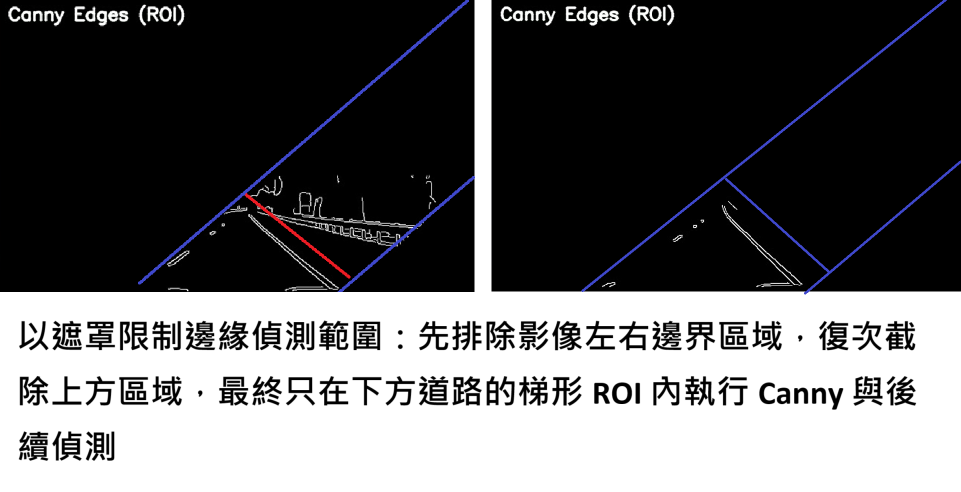
#> input picture improve_method.png, 1921 x 984 px, given in place of LaneVideo.mp4, which was not available (shown at 1/2 size)
$ python lane_detection_video.py
#> lines starting #> are read from the running program, lines starting #| are printed output that depends on the picture; after the words box and inside, x2 and y2 are one past the last pixel; in counts of white or black regions, pixels touching at a corner belong together; pictures that were not available may be replaced by others from this repository, and a replacement may not be noted
# -*- coding: utf-8 -*-
"""
Lane detection (LEFT-ANCHORED, robust):
- 轉灰階 → GaussianBlur → (可選 close) → Dynamic Canny
- ROI：偏向『左側錨點』的動態梯形（若無則回退靜態）
- HoughLinesP → 依角度分左右 → 以所有端點做最小平方法擬合 (y = s*x + b)
- 一致性檢核 + 保守回退（左側優先）：
  - 左側為『錨點』：若左側候選不合理，絕不以右側替換；維持上一幀左線
  - 右側若偏離（出口誘導等），則以『左側 + 既有寬度』重建右線
- 影格間 EMA 平滑 (EMA_ALPHA)
- 疊圖：半透明綠區 + 中心偏移 + 偵測狀態
- 參數比例化（隨影像高 HH 調整 Hough）

此版本專門解你的案例：『出口在右側、右實線延伸到出口』，
以**左側虛線為錨**，保持綠色區域穩定貼在左虛線上，不被右出口拉走。

另外新增：
- 左下角（offset 上方）顯示當下 FPS（綠字）
- 左下角右側顯示學號姓名（綠字）
"""

import cv2
import numpy as np
import math
import time  # ← 新增：用來量測當下處理 FPS

# ===== 影像尺寸與路徑 =====
WW, HH = 640, 400        # 縮放後寬高
RH, R  = 0.60, 3         # ROI 高度比例、底部邊界內縮像素
VIDEO_PATH = 'LaneVideo.mp4'  # ← 改成你的影片路徑

# ===== Hough 參數（比例化） =====
HOUGH_THRESHOLD = 40                      # 票數門檻
HOUGH_MIN_LINE_LENGTH_RATIO = 0.08        # 以 HH 為基礎
HOUGH_MAX_LINE_GAP_RATIO   = 0.15

# ===== 顯示選項 =====
EDGES_USE_ROI = True      # 右側只顯示 ROI 內的 Canny（建議開啟）
SHOW_OVERLAY  = True      # 左側疊合綠區/中心線
DEBUG_TEXT    = True

# ===== 角度與平滑 =====
ANGLE_LEFT  = (-85, -25)  # 左車道線角度範圍（度）
ANGLE_RIGHT = (25, 85)    # 右車道線角度範圍（度）
EMA_ALPHA   = 0.7         # 越大越穩但反應慢 (0~1)

# FPS 平滑（顯示更穩定）
FPS_EMA_ALPHA = 0.9       # 0.9 越穩，0.6 反應更快

# ===== 連續性守門（左錨優先） =====
DYNAMIC_ROI            = True
ROI_MARGIN_EXPAND      = 18
LEFT_ANGLE_TOL_DEG     = 8.0
RIGHT_ANGLE_TOL_DEG    = 14.0
LEFT_X_BOTTOM_TOL_RATIO  = 0.06
RIGHT_X_BOTTOM_TOL_RATIO = 0.12
WIDTH_TOL_RATIO        = 0.30
PARALLEL_TOL_DEG       = 18.0

# 寬度限制與名目寬度
MIN_WIDTH_PX = 120
MAX_WIDTH_PX = 320
NOMINAL_WIDTH_PX = 180

# ===== 狀態快取 =====
_prev_left    = None   # (s, b)
_prev_right   = None   # (s, b)
_prev_center_b = None
_prev_width_b  = None
_roi_cache    = None

# ===== 小工具：帶黑框的綠色字 =====
def draw_green_text(img, text, org, scale=0.7, thick=2):
    cv2.putText(img, text, org, cv2.FONT_HERSHEY_SIMPLEX, scale, (0, 0, 0), thick + 2, cv2.LINE_AA)   # 外框
    cv2.putText(img, text, org, cv2.FONT_HERSHEY_SIMPLEX, scale, (0, 255, 0), thick, cv2.LINE_AA)     # 綠字


# ---------- 工具 ----------
# 通用：先畫黑邊再畫彩色字
# [5 lines left out: function draw_text_with_stroke, not called in this run]

# 淺藍色（BGR）：約等於 #66CCFF
LIGHT_BLUE = (255, 204, 102)

def dynamic_canny(img_gray_blurred: np.ndarray) -> np.ndarray:
    v = float(np.median(img_gray_blurred))
    lo = int(max(0, 0.66 * v))
    hi = int(min(255, 1.33 * v))
    return cv2.Canny(img_gray_blurred, lo, hi)

def build_roi_mask_static(width: int, height: int, rh: float, margin: int) -> np.ndarray:
    global _roi_cache
    if _roi_cache is not None:
        return _roi_cache
    xx1, yy1 = int(width * 0.40), int(height * rh)
    xx2, yy2 = int(width * 0.60), int(height * rh)
    p1 = (margin, height - margin)
    p2 = (width - margin, height - margin)
    p3 = (xx2, yy2)
    p4 = (xx1, yy2)
    mask = np.zeros((height, width), dtype=np.uint8)
    cv2.fillPoly(mask, [np.array([p1, p2, p3, p4], np.int32)], 255)
    _roi_cache = mask
    return mask

# [27 lines left out: functions build_roi_mask_dynamic_by_left, halfplane_below_line_mask, not called in this run]

def translate_line(s: float, b: float, dx_px: float = 0.0, dy_px: float = 0.0):
    return s, b + dy_px - s * dx_px

def split_and_fit_lines(lines: np.ndarray, width: int, height: int):
    left_pts, right_pts = [], []
    if lines is None:
        return 0, (0.0, 0.0), (0.0, 0.0)
    for x1, y1, x2, y2 in lines[:, 0]:
        if x2 == x1:
            continue
        dx, dy = (x2 - x1), (y2 - y1)
        ang = math.degrees(math.atan2(dy, dx))
        length = math.hypot(dx, dy)
        if min(x1, x2) < 20 or max(x1, x2) > width - 20 or length < 10:
            continue
        if ANGLE_LEFT[0] <= ang <= ANGLE_LEFT[1]:
            left_pts.extend([(x1, y1), (x2, y2)])
        elif ANGLE_RIGHT[0] <= ang <= ANGLE_RIGHT[1]:
            right_pts.extend([(x1, y1), (x2, y2)])

    def fit(points):
        if len(points) < 4:
            return None
        xs = np.array([p[0] for p in points], dtype=np.float32)
        ys = np.array([p[1] for p in points], dtype=np.float32)
        A = np.vstack([xs, np.ones_like(xs)]).T
        s, b = np.linalg.lstsq(A, ys, rcond=None)[0]
        return float(s), float(b)

    L = fit(left_pts)
    R = fit(right_pts)
    done = (1 if L is not None else 0) | (2 if R is not None else 0)
    return done, (L if L else (0.0, 0.0)), (R if R else (0.0, 0.0))

# [6 lines left out: function ema, not called in this run]

def slope_to_angle_deg(s: float) -> float:
    return math.degrees(math.atan(s))

# [4 lines left out: function x_at_y, not called in this run]

def continuity_gate(prev: tuple | None, cand: tuple | None,
                    prev_xb: float | None, cand_xb: float | None,
                    tol_deg: float, tol_x_px: float) -> bool:
    if cand is None:
        return False
    if prev is None:
        return True
    if cand_xb is None or prev_xb is None or math.isnan(cand_xb) or math.isnan(prev_xb):
        return True
    s_prev, _ = prev
    s_cand, _ = cand
    ang_prev = slope_to_angle_deg(s_prev)
    ang_cand = slope_to_angle_deg(s_cand)
    if abs(ang_cand - ang_prev) > tol_deg:
        return False
    if abs(cand_xb - prev_xb) > tol_x_px:
        return False
    return True

# [10 lines left out: function synthesize_right_from_left, not called in this run]

# ---------- 單幀處理 ----------
def process_frame(frame: np.ndarray, fps_display: float | None = None) -> np.ndarray:
    """fps_display 會以綠字顯示在左半邊左下角（offset 上方）"""
    global _prev_left, _prev_right, _prev_center_b, _prev_width_b

    # 縮放
    img1 = cv2.resize(frame, (WW, HH))

    # 前處理
    gray = cv2.cvtColor(img1, cv2.COLOR_BGR2GRAY)
    kernel = cv2.getStructuringElement(cv2.MORPH_RECT, (5, 5))
    blur  = cv2.GaussianBlur(gray, (5, 5), 0)
    blur  = cv2.morphologyEx(blur, cv2.MORPH_CLOSE, kernel, iterations=1)
    edge  = dynamic_canny(blur)

    # Hough 參數（比例化）
    min_len = int(HH * HOUGH_MIN_LINE_LENGTH_RATIO)
    max_gap = int(HH * HOUGH_MAX_LINE_GAP_RATIO)

    # ROI
    y_top = int(HH * RH)
    if DYNAMIC_ROI and _prev_left is not None and (_prev_width_b is not None or NOMINAL_WIDTH_PX):
        width_b_for_roi = _prev_width_b if _prev_width_b is not None else NOMINAL_WIDTH_PX
        base_mask = build_roi_mask_dynamic_by_left(WW, HH, y_top, _prev_left[0], _prev_left[1], width_b_for_roi, ROI_MARGIN_EXPAND)
    else:
        base_mask = build_roi_mask_static(WW, HH, RH, R)

    edge_roi = cv2.bitwise_and(edge, base_mask)

    # Hough 檢出
    lines = cv2.HoughLinesP(edge_roi, 1, np.pi/180, HOUGH_THRESHOLD, None, min_len, max_gap)
    done, (sL, bL), (sR, bR) = split_and_fit_lines(lines, WW, HH)

    # ---- 左錨一致性檢核 ----
    y_bottom = HH - R
    X_TOL_L = WW * LEFT_X_BOTTOM_TOL_RATIO
    X_TOL_R = WW * RIGHT_X_BOTTOM_TOL_RATIO

    xl_b_cand = x_at_y(sL, bL, y_bottom) if (done & 1) else float('nan')
    xr_b_cand = x_at_y(sR, bR, y_bottom) if (done & 2) else float('nan')
    xl_b_prev = x_at_y(_prev_left[0],  _prev_left[1],  y_bottom) if _prev_left  is not None else float('nan')
    xr_b_prev = x_at_y(_prev_right[0], _prev_right[1], y_bottom) if _prev_right is not None else float('nan')

    cand_left  = (sL, bL) if (done & 1) else None
    cand_right = (sR, bR) if (done & 2) else None

    okL = continuity_gate(_prev_left,  cand_left,  xl_b_prev, xl_b_cand, LEFT_ANGLE_TOL_DEG,  X_TOL_L)
    if okL and cand_left:
        _prev_left = ema(_prev_left, cand_left)

    # ---- 右側：以左為錨 ----
    okR = continuity_gate(_prev_right, cand_right, xr_b_prev, xr_b_cand, RIGHT_ANGLE_TOL_DEG, X_TOL_R) if cand_right else False

    s1, b1 = (_prev_left if _prev_left is not None else (0.0, 0.0))
    if _prev_left is not None:
        xl_b = x_at_y(s1, b1, y_bottom)
        expect_w = _prev_width_b if _prev_width_b is not None else NOMINAL_WIDTH_PX
        use_cand_right = False
        if okR and cand_right and not math.isnan(xl_b) and not math.isnan(xr_b_cand):
            width_b_cand = xr_b_cand - xl_b
            if MIN_WIDTH_PX <= width_b_cand <= MAX_WIDTH_PX:
                if _prev_width_b is None or abs(width_b_cand - _prev_width_b) <= WIDTH_TOL_RATIO * _prev_width_b:
                    angL = slope_to_angle_deg(s1)
                    angR = slope_to_angle_deg(cand_right[0])
                    if abs((angR + angL)) <= PARALLEL_TOL_DEG:
                        use_cand_right = True
        if use_cand_right:
            _prev_right = ema(_prev_right, cand_right)
            xr_b = xr_b_cand
        else:
            s2, b2, xr_b_syn = synthesize_right_from_left(xl_b, s1, y_bottom, _prev_right, expect_w)
            _prev_right = ema(_prev_right, (s2, b2))
            xr_b = xr_b_syn
    else:
        if okR and cand_right:
            _prev_right = ema(_prev_right, cand_right)

    # 組合最終線
    s1, b1 = _prev_left  if _prev_left  is not None else (0.0, 0.0)
    s2, b2 = _prev_right if _prev_right is not None else (0.0, 0.0)
    have_both = (_prev_left is not None) and (_prev_right is not None)

    edges_to_show = edge_roi if EDGES_USE_ROI else edge

    if _prev_right is not None:
        sR, bR = _prev_right
        s_cut, b_cut = translate_line(sR, bR, dx_px=12, dy_px=-12)
        cut_mask = halfplane_below_line_mask(WW, HH, s_cut, b_cut, margin_px=0)
        edges_to_show = cv2.bitwise_and(edges_to_show, cut_mask)

    right = cv2.cvtColor(edges_to_show, cv2.COLOR_GRAY2BGR)

    # 左側疊圖
    left = img1.copy()
    if SHOW_OVERLAY:
        # 底部刻度
        cx, cy = int(WW / 2) - 1, HH - R
        cv2.line(left, (cx, cy), (cx, cy - 12), (255, 0, 0), 2)
        for i in range(1, 10):
            cv2.line(left, (cx - i * 15, cy), (cx - i * 15, cy - 3), (0, 255, 0), 2)
            cv2.line(left, (cx + i * 15, cy), (cx + i * 15, cy - 3), (0, 255, 0), 2)

        if have_both and abs(s1) > 1e-3 and abs(s2) > 1e-3:
            y_top2   = int(HH - HH * 0.175)
            xl_b = x_at_y(s1, b1, y_bottom)
            xr_b = x_at_y(s2, b2, y_bottom)
            xl_t = x_at_y(s1, b1, y_top2)
            xr_t = x_at_y(s2, b2, y_top2)
            if not any(map(lambda v: math.isnan(v) or math.isinf(v), [xl_b, xr_b, xl_t, xr_t])):
                poly = np.array([
                    (int(xl_b), y_bottom),
                    (int(xr_b), y_bottom),
                    (int(xr_t), y_top2),
                    (int(xl_t), y_top2)
                ], dtype=np.int32)
                shade = np.zeros_like(left)
                cv2.fillPoly(shade, [poly], (0, 80, 0))
                left = cv2.addWeighted(left, 1.0, shade, 0.35, 0.0)

                # 中心線與偏移
                x_center_b = int((xl_b + xr_b) * 0.5)
                x_center_t = int((xl_t + xr_t) * 0.5)
                cv2.line(left, (x_center_b, y_bottom), (x_center_t, y_top2), (0, 0, 255), 3)

                offset_px = int(x_center_b - (WW / 2))
                if DEBUG_TEXT:
                    draw_text_with_stroke(
                        left,
                        f"offset: {offset_px:+d}px",
                        (12, HH - 12),          # 與原本同位置
                        color=LIGHT_BLUE,       # 淺藍
                        scale=0.7,
                        thickness=2,
                        stroke=3                # 黑邊厚度，可依喜好 2~4
                    )

                # ★ 新增：在 offset 上方顯示 FPS（綠色字）
                if fps_display is not None:
                    fps_text = f"FPS: {fps_display:.1f}"
                    (tw, th), _ = cv2.getTextSize(fps_text, cv2.FONT_HERSHEY_SIMPLEX, 0.7, 2)
                    y_fps = HH - 12 - th - 6  # 緊貼 offset 上方 6px
                    draw_green_text(left, fps_text, (12, y_fps), scale=0.7, thick=2)

                # 更新寬度與中心（EMA）
                width_b = xr_b - xl_b
                if width_b > 0:
                    width_b = max(MIN_WIDTH_PX, min(MAX_WIDTH_PX, width_b))
                    if _prev_center_b is None:
                        _prev_center_b = x_center_b
                    else:
                        _prev_center_b = int(EMA_ALPHA * _prev_center_b + (1 - EMA_ALPHA) * x_center_b)
                    if _prev_width_b is None:
                        _prev_width_b = width_b
                    else:
                        _prev_width_b = (EMA_ALPHA * _prev_width_b + (1 - EMA_ALPHA) * width_b)

    # 右側：Canny 畫面
    right = cv2.cvtColor(edges_to_show, cv2.COLOR_GRAY2BGR)

    # 標題與偵測狀態
    cv2.putText(left,  "Original / Overlay", (12, 28),
                cv2.FONT_HERSHEY_SIMPLEX, 0.8, (255, 255, 255), 2, cv2.LINE_AA)
    tag = "Canny Edges" + (" (ROI)" if EDGES_USE_ROI else "")
    cv2.putText(right, tag, (12, 28), cv2.FONT_HERSHEY_SIMPLEX, 0.8, (255, 255, 255), 2, cv2.LINE_AA)

    if DEBUG_TEXT:
        stL = "OK" if _prev_left  is not None else "-"
        stR = "OK" if _prev_right is not None else "-"
        cv2.putText(left, f"L:{stL} R:{stR}", (WW - 140, 28),
                    cv2.FONT_HERSHEY_SIMPLEX, 0.8, (200, 255, 200), 2, cv2.LINE_AA)

    # ★ 新增：左半邊右下角放上學號姓名（綠色字）
    id_text = "411106202"
    (tw, th), _ = cv2.getTextSize(id_text, cv2.FONT_HERSHEY_SIMPLEX, 0.8, 2)
    draw_green_text(left, id_text, (WW - tw - 12, HH - 12), scale=0.8, thick=2)

    combined = np.hstack([left, right])
    return combined

# ---------- 主程式 ----------
def main():
    cap = cv2.VideoCapture(VIDEO_PATH)
    if not cap.isOpened():
        raise RuntimeError(f'無法開啟影片：{VIDEO_PATH}')

    out_size = (WW * 2, HH)
    fourcc = cv2.VideoWriter_fourcc(*('m','p','4','v'))
    fps_base = cap.get(cv2.CAP_PROP_FPS) or 30.0
    out = cv2.VideoWriter('output_OK.mp4', fourcc, fps_base, out_size)

    # FPS 量測用
    fps_disp = fps_base         # 顯示值（先用原始 fps 當起始）
    last_t = None

    while True:
        ok, frame = cap.read()
#> frame is the input picture: shape (984, 1921, 3); mean B, G, R 99.3, 98.2, 98.3
        if not ok:
            break

        now = time.perf_counter()
        if last_t is not None:
            dt = now - last_t
            if dt > 0:
                fps_inst = 1.0 / dt
                fps_disp = FPS_EMA_ALPHA * fps_disp + (1.0 - FPS_EMA_ALPHA) * fps_inst
        last_t = now

        result = process_frame(frame, fps_display=fps_disp)
#> in process_frame, `blur  = cv2.morphologyEx(blur, cv2.MORPH_CLOSE, kernel, iterations=1)`:
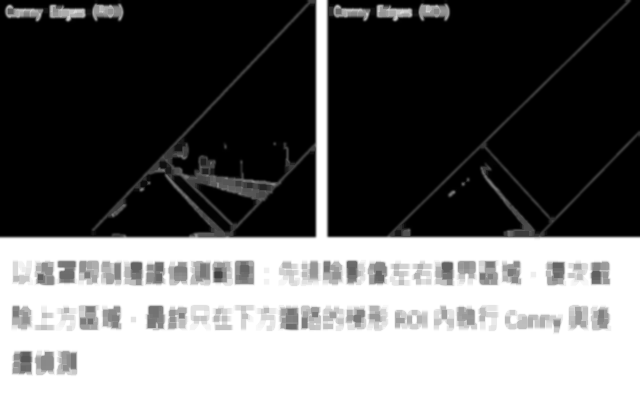
#> blur: shape (400, 640); min 0, max 255, mean 103.2
#> in dynamic_canny, `v = float(np.median(img_gray_blurred))`: v = 0
#> in dynamic_canny, `return cv2.Canny(img_gray_blurred, lo, hi)`:
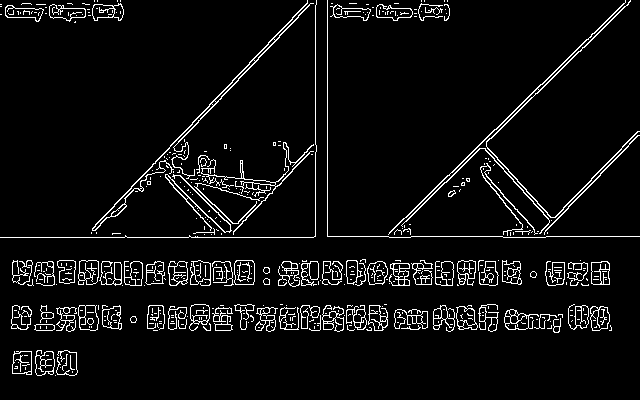
#> returned value: shape (400, 640); 5.7% white in thin lines or dots
#> in build_roi_mask_static, `cv2.fillPoly(mask, [np.array([p1, p2, p3, p4], np.int32)], 255)`: mask: shape (400, 640); 23.6% white; 1 white region, box (x1, y1, x2, y2) and area: (3, 240, 638, 398) 60452
#> in process_frame, `edge_roi = cv2.bitwise_and(edge, base_mask)`:
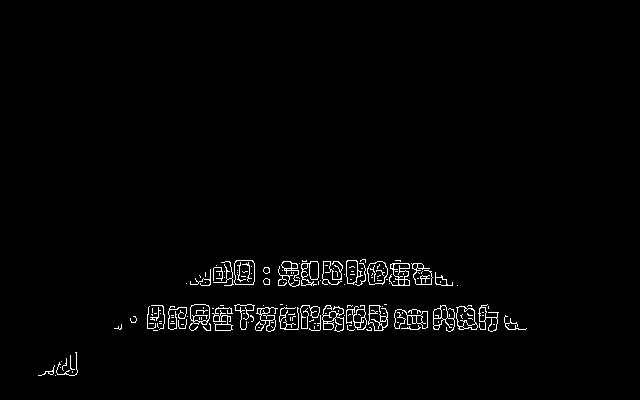
#> edge_roi: shape (400, 640); 1.6% white in thin lines or dots, all inside (x1, y1, x2, y2) = (38, 259, 527, 376)
#> in process_frame, `lines = cv2.HoughLinesP(edge_roi, 1, np.pi/180, HOUGH_THRESHOLD, None,..`: lines = 43 rows, first 6: [159, 329, 507, 316], [119, 329, 525, 329], [148, 308, 488, 308], [147, 315, 505, 315], [190, 284, 452, 284], [169, 309, 497, 314]
#> the loop in split_and_fit_lines, `for x1, y1, x2, y2 in lines[:, 0]:` made 43 passes
#> (x1, y1, x2, y2, dx, dy, ang, length) on passes 1 to 12: (159, 329, 507, 316, 348, -13, -2.14, 348.2), (119, 329, 525, 329, 406, 0, 0, 406), (148, 308, 488, 308, 340, 0, 0, 340), (147, 315, 505, 315, 358, 0, 0, 358), (190, 284, 452, 284, 262, 0, 0, 262), (169, 309, 497, 314, 328, 5, 0.873, 328), (151, 305, 486, 305, 335, 0, 0, 335), (195, 279, 446, 279, 251, 0, 0, 251), (210, 271, 431, 271, 221, 0, 0, 221), (213, 268, 429, 268, 216, 0, 0, 216), (135, 317, 517, 324, 382, 7, 1.05, 382.1), (118, 327, 515, 327, 397, 0, 0, 397)
#> after the loop in split_and_fit_lines, `for x1, y1, x2, y2 in lines[:, 0]:`: left_pts = []
#> in split_and_fit_lines, `done = (1 if L is not None else 0) | (2 if R is not None else 0)`: done = 0
#> in process_frame, `xl_b_cand = x_at_y(sL, bL, y_bottom) if (done & 1) else float('nan')`: xl_b_cand = nan
#> in process_frame, `okL = continuity_gate(_prev_left,  cand_left,  xl_b_prev, xl_b_cand, L..`: okL = False
#> in process_frame, `cv2.line(left, (cx, cy), (cx, cy - 12), (255, 0, 0), 2)`: left: shape (400, 640, 3); mean B, G, R 99.3, 98.2, 98.3
#> after the loop in process_frame, `for i in range(1, 10):`:
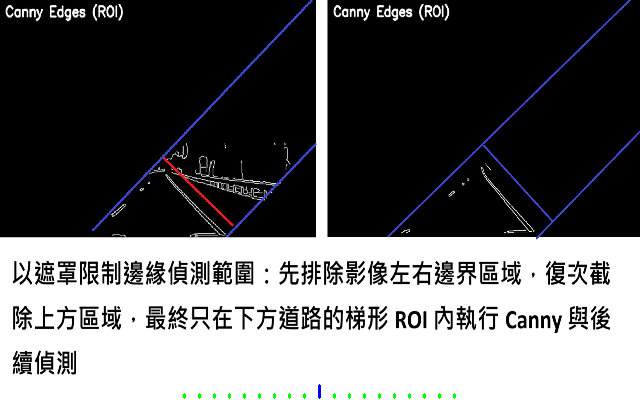
#> left: shape (400, 640, 3); mean B, G, R 99.1, 98.2, 98.1
#> in process_frame, `cv2.putText(left,  "Original / Overlay", (12, 28), cv2.FONT_HERSHEY_SI..`: left: shape (400, 640, 3); 1.01% of pixels changed, all inside (x1, y1, x2, y2) = (12, 6, 240, 37)
#> in process_frame, `cv2.putText(right, tag, (12, 28), cv2.FONT_HERSHEY_SIMPLEX, 0.8, (255,..`:
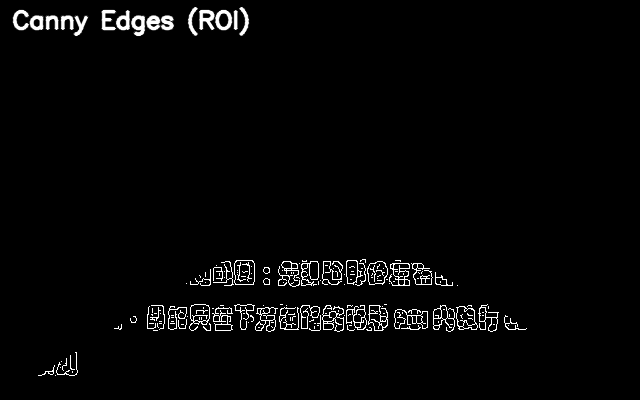
#> right: shape (400, 640, 3); min 0, max 255, mean 6.2
#> in process_frame, `cv2.putText(left, f"L:{stL} R:{stR}", (WW - 140, 28), cv2.FONT_HERSHEY..`:
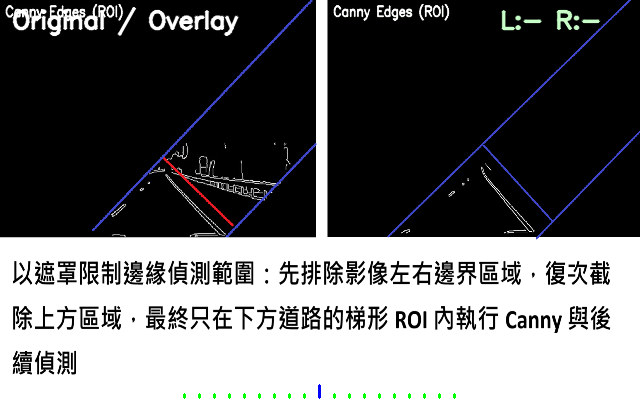
#> left: shape (400, 640, 3); mean B, G, R 101.1, 100.3, 100.1
#> in process_frame, `(tw, th), _ = cv2.getTextSize(id_text, cv2.FONT_HERSHEY_SIMPLEX, 0.8, 2)`: tw = 146; th = 18
#> in draw_green_text, `cv2.putText(img, text, org, cv2.FONT_HERSHEY_SIMPLEX, scale, (0, 255, ..`: img: shape (400, 640, 3); mean B, G, R 99.3, 99.7, 98.3
#> in process_frame, `combined = np.hstack([left, right])`:
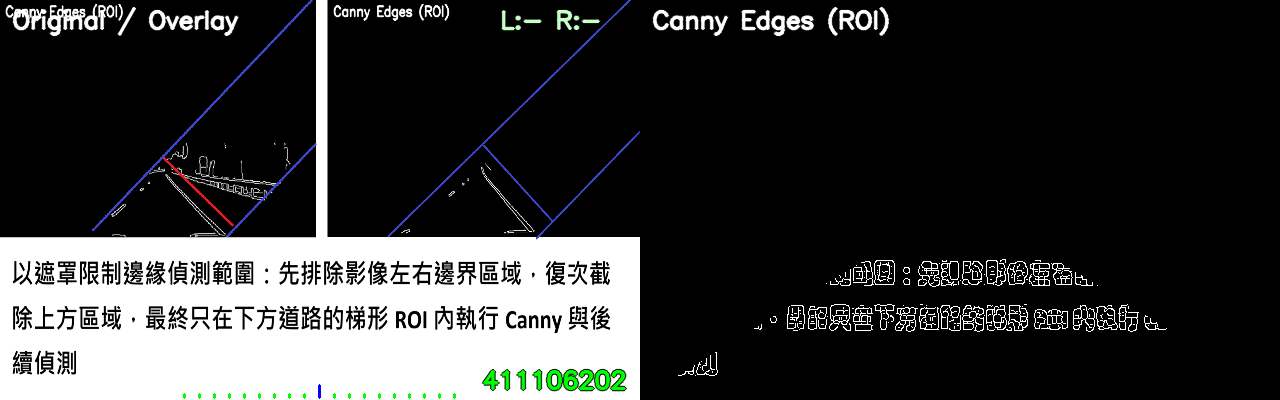
#> combined: shape (400, 1280, 3); mean B, G, R 52.7, 52.9, 52.2
        out.write(result)

        cv2.imshow('lane (left: overlay, right: canny)', result)
        if cv2.waitKey(1) & 0xFF == ord('q'):
#> (key q is pressed here)
            break

    cap.release()
    out.release()
    cv2.destroyAllWindows()
    print('完成：output_OK.mp4')

if __name__ == '__main__':
    main()
